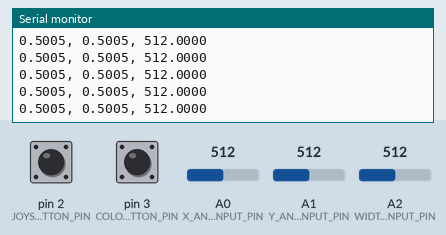
A sketch run on a simulated Arduino Uno, built with avr-gcc and run on an emulated ATmega328P. On the bench: the last lines printed to the serial monitor. Inputs (shaded band) come from the test bench; at power-on: pin 2 (JOYSTICK_BUTTON_PIN) HIGH, pin 3 (COLOR_BUTTON_PIN) HIGH, A0 (X_ANALOG_INPUT_PIN) = 512, A1 (Y_ANALOG_INPUT_PIN) = 512, A2 (WIDTH_INPUT_PIN) = 512.

Above: at 1.2 s.
1.3 s: pin 2 (JOYSTICK_BUTTON_PIN) pulled LOW for 0.15 s
2.9 s: pin 3 (COLOR_BUTTON_PIN) pulled LOW for 0.15 s
4.5 s: pin 2 (JOYSTICK_BUTTON_PIN) pulled LOW for 3.2 s
10.7 s: A0 (X_ANALOG_INPUT_PIN) set to 716
At 11.7 s:
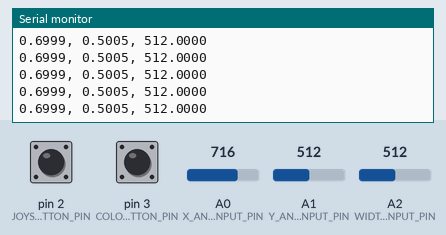
12.2 s: A1 (Y_ANALOG_INPUT_PIN) set to 716
At 13.2 s:
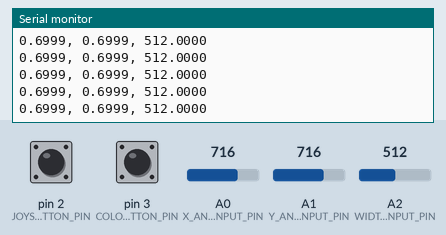

The sketch:

A3_Arduino.ino
```cpp
const int X_ANALOG_INPUT_PIN = A0;
const int Y_ANALOG_INPUT_PIN = A1;
const int WIDTH_INPUT_PIN = A2;
const int JOYSTICK_BUTTON_PIN = 2;

const int COLOR_BUTTON_PIN = 3;

const int MAX_ANALOG_VAL = 1023;

const long BAUD_RATE = 115200;

float _x;
float _y;

void setup() {
  pinMode(JOYSTICK_BUTTON_PIN, INPUT);
  pinMode(COLOR_BUTTON_PIN, INPUT_PULLUP);
  pinMode(WIDTH_INPUT_PIN, INPUT);
  digitalWrite(JOYSTICK_BUTTON_PIN, HIGH);
  Serial.begin(BAUD_RATE);
}

void loop() {
  // Read the analog values
  int xAnalogVal = analogRead(X_ANALOG_INPUT_PIN);
  int yAnalogVal = analogRead(Y_ANALOG_INPUT_PIN);
  float widthVal = analogRead(WIDTH_INPUT_PIN);

  // Calculate normalized x,y location
  _x = xAnalogVal / (float)MAX_ANALOG_VAL;
  _y = yAnalogVal / (float)MAX_ANALOG_VAL;

  // Clear screen when button pressed
  if (digitalRead(JOYSTICK_BUTTON_PIN) == LOW) {
    Serial.println("clear");
  }

  // Change color mode if button pressed
  if (digitalRead(COLOR_BUTTON_PIN) == LOW) {
    Serial.println("color");
  }

  // Transmit over serial as comma-separated string
  Serial.print(_x, 4);
  Serial.print(", ");
  Serial.print(_y, 4);
  Serial.print(", ");
  Serial.println(widthVal, 4);

  delay(10);
}
```

Measured:
- after the input at 10.7 s, the serial monitor: prints a new line at once (image 1)
- after the input at 12.2 s, the serial monitor: prints a new line at once (image 2)
